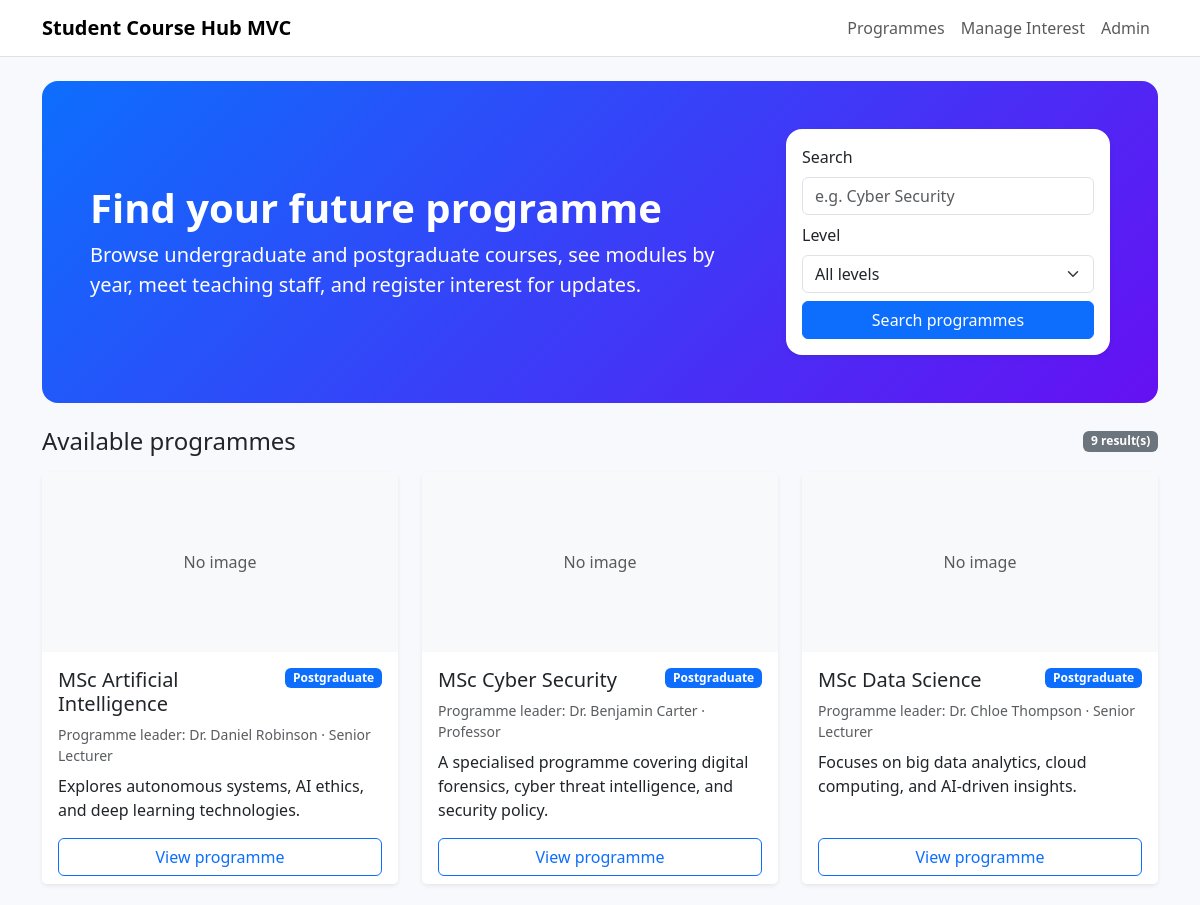
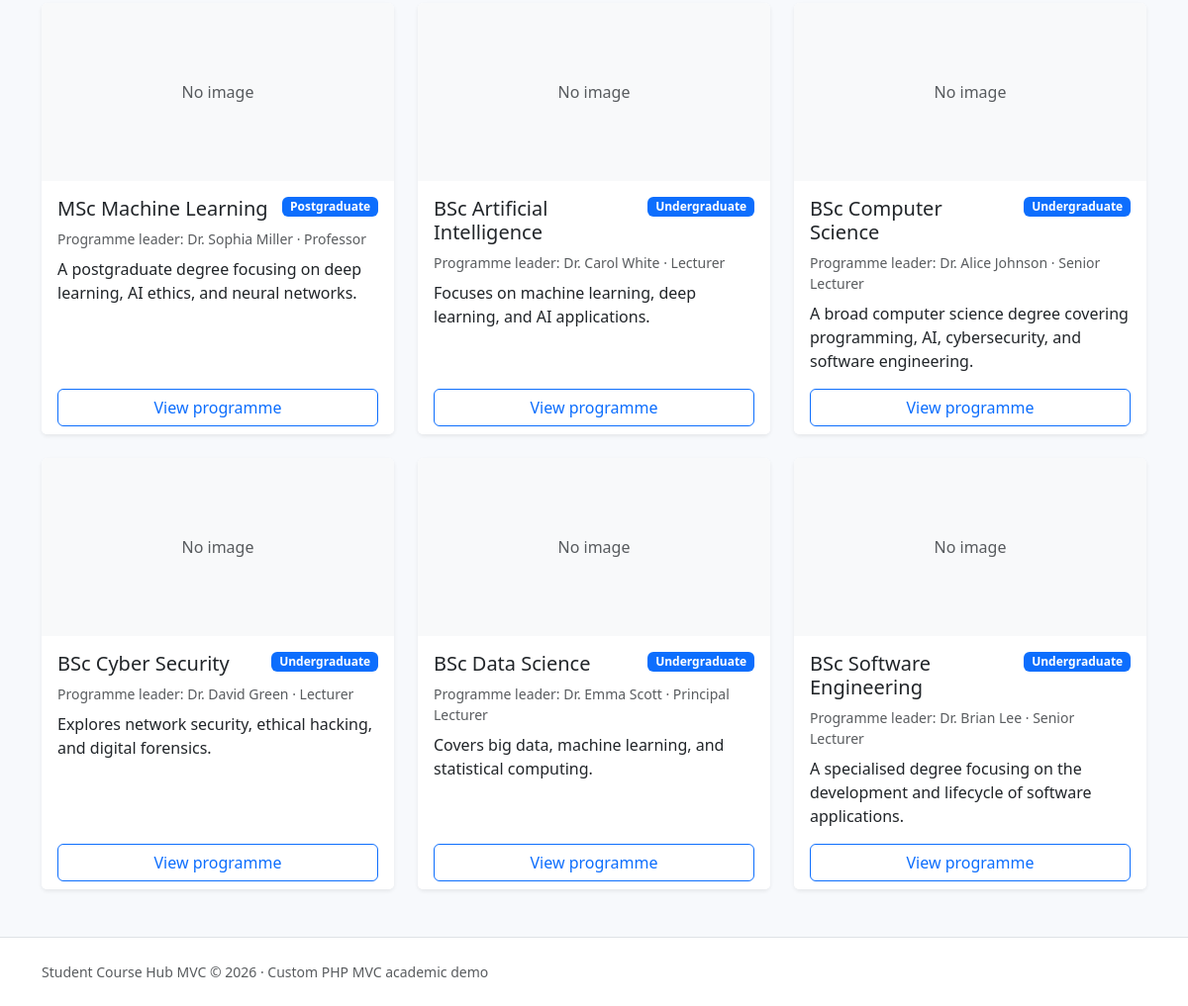
The page / on the database its author committed (2 pictures, top to bottom).
### tables this page shows
CREATE TABLE Programmes (
    ProgrammeID INT PRIMARY KEY AUTO_INCREMENT,
    ProgrammeName VARCHAR(150) NOT NULL,
    LevelID INT NOT NULL,
    ProgrammeLeaderID INT NULL,
    Description TEXT NULL,
    Image VARCHAR(255) NULL,
    ImageAlt VARCHAR(255) NULL,
    IsPublished TINYINT(1) NOT NULL DEFAULT 1,
    CreatedAt TIMESTAMP DEFAULT CURRENT_TIMESTAMP,
    UpdatedAt TIMESTAMP DEFAULT CURRENT_TIMESTAMP ON UPDATE CURRENT_TIMESTAMP,
    CONSTRAINT fk_programmes_level FOREIGN KEY (LevelID) REFERENCES Levels(LevelID)
        ON DELETE RESTRICT ON UPDATE CASCADE,
    CONSTRAINT fk_programmes_staff FOREIGN KEY (ProgrammeLeaderID) REFERENCES Staff(StaffID)
        ON DELETE SET NULL ON UPDATE CASCADE
);

CREATE TABLE Levels (
    LevelID INT PRIMARY KEY,
    LevelName VARCHAR(50) NOT NULL
);

CREATE TABLE Staff (
    StaffID INT PRIMARY KEY,
    Name VARCHAR(150) NOT NULL,
    JobTitle VARCHAR(150) NULL,
    Department VARCHAR(150) NULL,
    Bio TEXT NULL,
    Photo VARCHAR(255) NULL
);

### app/Core/Controller.php (called while the page is built, shortened)
<?php
abstract class Controller
{
    protected function render(string $view, array $data = [], string $layout = 'layouts/main'): void
    {
        extract($data, EXTR_SKIP);
        $viewFile = BASE_PATH . '/app/Views/' . $view . '.php';
        $layoutFile = BASE_PATH . '/app/Views/' . $layout . '.php';
        require $viewFile;
        $content = ob_get_clean();
        require $layoutFile;
    }
}

### app/Controllers/HomeController.php (called while the page is built, shortened)
<?php
class HomeController extends Controller
{
    public function index(): void
    {
        $search = trim($_GET['search'] ?? '');
        $level = trim($_GET['level'] ?? '');
        $programmeModel = new Programme();
        $levelModel = new Level();
        $this->render('home/index', [
            'pageTitle' => 'Explore Programmes',
            'search' => $search,
            'level' => $level,
            'programmes' => $programmeModel->searchPublished($search, $level),
            'levels' => $levelModel->all(),
        ]);
    }
}

### app/Core/Application.php (called while the page is built, shortened)
<?php
class Application
{
    public function run(): void
    {
        $router = new Router();
        $routes = require BASE_PATH . '/config/routes.php';
        foreach ($routes as [$method, $pattern, $handler]) {
            $router->add($method, $pattern, $handler);
        }
        $router->dispatch($_SERVER['REQUEST_METHOD'] ?? 'GET', $_SERVER['REQUEST_URI'] ?? '/');
    }
}

### bootstrap.php (called while the page is built, shortened)
<?php
require BASE_PATH . '/app/Core/helpers.php';
spl_autoload_register(function (string $class): void {
    $prefix = 'App\\';
    $relative = substr($class, strlen($prefix));
    $file = BASE_PATH . '/app/' . str_replace('\\', '/', $relative) . '.php';
});
$app = new App\Core\Application($config);
$app->run();

### index.php (called while the page is built, shortened)
<?php
require __DIR__ . '/bootstrap.php';

### app/Core/helpers.php (called while the page is built, shortened)
<?php
function config(?string $key = null, mixed $default = null): mixed
{
    $config = $GLOBALS['app_config'] ?? [];
    $value = $config;
    foreach (explode('.', $key) as $segment) {
        $value = $value[$segment];
    }
    return $value;
}
function e(?string $value): string
{
    return htmlspecialchars((string) $value, ENT_QUOTES, 'UTF-8');
}
function base_url(): string
{
    return config('app.base_path', '');
}
function url(string $path = ''): string
{
    $base = rtrim((string) base_url(), '/');
    $path = trim($path, '/');
    if ($path === '') {
        return $base !== '' ? $base . '/' : '/';
    }
    return ($base !== '' ? $base : '') . '/' . $path;
}
function asset(string $path): string
{
    return url($path);
}
function current_admin(): ?array
{
    return $_SESSION['admin'] ?? null;
}
function admin_logged_in(): bool
{
    return current_admin() !== null;
}

### app/Core/Database.php (called while the page is built, shortened)
<?php
class Database
{
    private static ?PDO $connection = null;
    public static function connection(): PDO
    {
        if (self::$connection === null) {
            $dsn = sprintf(
                'mysql:host=%s;dbname=%s;charset=%s',
                config('db.host'),
                config('db.name'),
                config('db.charset', 'utf8mb4')
            );
            self::$connection = new PDO($dsn, (string) config('db.user'), (string) config('db.pass'), [
                PDO::ATTR_ERRMODE => PDO::ERRMODE_EXCEPTION,
                PDO::ATTR_DEFAULT_FETCH_MODE => PDO::FETCH_ASSOC,
                PDO::ATTR_EMULATE_PREPARES => false,
            ]);
        }
        return self::$connection;
    }
}

### app/Core/Model.php (called while the page is built, shortened)
<?php
abstract class Model
{
    protected function db(): PDO
    {
        return Database::connection();
    }
}

### app/Models/Programme.php (called while the page is built, shortened)
<?php
class Programme extends Model
{
    public function searchPublished(string $search = '', string $level = ''): array
    {
        $sql = "SELECT p.ProgrammeID, p.ProgrammeName, p.Description, p.Image, p.ImageAlt, p.IsPublished,
                       l.LevelName,
                       s.Name AS ProgrammeLeaderName,
                       s.JobTitle AS ProgrammeLeaderTitle
                FROM Programmes p
                LEFT JOIN Levels l ON l.LevelID = p.LevelID
                LEFT JOIN Staff s ON s.StaffID = p.ProgrammeLeaderID
                WHERE p.IsPublished = 1";
        $params = [];
        $sql .= ' ORDER BY l.LevelName, p.ProgrammeName';
        $stmt = $this->db()->prepare($sql);
        $stmt->execute($params);
        return $stmt->fetchAll();
    }
}

### app/Views/home/index.php (the view, shortened to what this page needs)
<section class="hero p-4 p-md-5 mb-4">
    <div class="row align-items-center g-4">
        <div class="col-lg-8">
            <h1 class="display-6 fw-bold">Find your future programme</h1>
            <p class="lead mb-0">Browse undergraduate and postgraduate courses, see modules by year, meet teaching staff, and register interest for updates.</p>
        </div>
        <div class="col-lg-4">
            <div class="bg-white text-dark rounded-4 p-3 shadow-sm">
                <form method="get" action="<?= e(url()) ?>" class="row g-2" aria-label="Programme search and filter form">
                    <div class="col-12">
                        <label class="form-label" for="search">Search</label>
                        <input type="text" class="form-control" id="search" name="search" value="<?= e($search) ?>" placeholder="e.g. Cyber Security">
                    </div>
                    <div class="col-12">
                        <label class="form-label" for="level">Level</label>
                        <select class="form-select" id="level" name="level">
                            <option value="">All levels</option>
                        </select>
                    </div>
                    <div class="col-12 d-grid">
                        <button class="btn btn-primary">Search programmes</button>
                    </div>
                </form>
            </div>
        </div>
    </div>
</section>
<div class="d-flex justify-content-between align-items-center mb-3">
    <h2 class="h4 mb-0">Available programmes</h2>
    <span class="badge text-bg-secondary"><?= count($programmes) ?> result(s)</span>
</div>
<?php if (!$programmes): ?>
    <div class="alert alert-warning">No programmes matched your search.</div>
<?php else: ?>
    <div class="row g-4">
        <?php foreach ($programmes as $programme): ?>
            <div class="col-md-6 col-xl-4">
                <div class="card h-100 border-0 shadow-sm card-hover">
                    <?php if (!empty($programme['Image'])): ?>
                        <img src="<?= e($programme['Image']) ?>" class="programme-img rounded-top" alt="<?= e($programme['ImageAlt'] ?: $programme['ProgrammeName']) ?>">
                    <?php else: ?>
                        <div class="programme-img rounded-top d-flex align-items-center justify-content-center bg-light text-muted">No image</div>
                    <?php endif; ?>
                    <div class="card-body">
                        <div class="d-flex justify-content-between align-items-start gap-2 mb-2">
                            <h3 class="h5 card-title mb-0"><?= e($programme['ProgrammeName']) ?></h3>
                            <span class="badge text-bg-primary"><?= e($programme['LevelName']) ?></span>
                        </div>
                        <p class="text-muted small mb-2">
                            Programme leader: <?= e($programme['ProgrammeLeaderName']) ?>
                            <?php if (!empty($programme['ProgrammeLeaderTitle'])): ?>
                                · <?= e($programme['ProgrammeLeaderTitle']) ?>
                            <?php endif; ?>
                        </p>
                        <p class="card-text"><?= e(mb_strimwidth($programme['Description'] ?? '', 0, 150, '...')) ?></p>
                    </div>
                    <div class="card-footer bg-white border-0 pt-0">
                        <a class="btn btn-outline-primary w-100" href="<?= e(url('programme/' . (int) $programme['ProgrammeID'])) ?>">View programme</a>
                    </div>
                </div>
            </div>
        <?php endforeach; ?>
    </div>
<?php endif; ?>

### app/Core/Router.php (shortened to what this page needs)
<?php
class Router
{
    private array $routes = [];
    public function add(string $method, string $pattern, array $handler): void
    {
        $pattern = trim($pattern, '/');
        $regex = preg_replace('#\{([a-zA-Z_][a-zA-Z0-9_]*)\}#', '(?P<$1>[^/]+)', $pattern);
        $regex = '#^' . $regex . '$#';
        $this->routes[] = [
            'method' => strtoupper($method),
            'pattern' => $pattern,
            'regex' => $regex,
            'handler' => $handler,
        ];
    }
    public function dispatch(string $method, string $uri): void
    {
        foreach ($this->routes as $route) {
            [$controllerClass, $action] = $route['handler'];
            $controller = new $controllerClass();
            $params = [];
            call_user_func_array([$controller, $action], $params);
            return;
        }
    }
}

### app/Views/layouts/main.php (shortened to what this page needs)
<!doctype html>
<html lang="en">
<head>
    <link href="https://cdn.jsdelivr.net/npm/bootstrap@5.3.3/dist/css/bootstrap.min.css" rel="stylesheet">
    <link href="<?= e(asset('public/assets/css/app.css')) ?>" rel="stylesheet">
</head>
<body>
<nav class="navbar navbar-expand-lg bg-white border-bottom mb-4">
    <div class="container">
        <a class="navbar-brand fw-bold" href="<?= e(url()) ?>">Student Course Hub MVC</a>
        <div class="collapse navbar-collapse" id="siteNav">
            <ul class="navbar-nav ms-auto">
                <li class="nav-item"><a class="nav-link" href="<?= e(url()) ?>">Programmes</a></li>
                <li class="nav-item"><a class="nav-link" href="<?= e(url('interest/manage')) ?>">Manage Interest</a></li>
                <?php if (admin_logged_in()): ?>
                    <li class="nav-item"><a class="nav-link" href="<?= e(url('admin/dashboard')) ?>">Dashboard</a></li>
                    <li class="nav-item"><a class="nav-link" href="<?= e(url('admin/logout')) ?>">Log out</a></li>
                <?php else: ?>
                    <li class="nav-item"><a class="nav-link" href="<?= e(url('admin/login')) ?>">Admin</a></li>
                <?php endif; ?>
            </ul>
        </div>
    </div>
</nav>
<div class="container mb-5" id="main-content">
    <?= $content ?>
</div>
<footer class="border-top bg-white py-4">
    <div class="container text-muted small">
        Student Course Hub MVC &copy; <?= date('Y') ?> · Custom PHP MVC academic demo
    </div>
</footer>
</body>
</html>

### public/assets/css/app.css (style rules this page uses)
body { background: #f7f9fc; }
.hero { background: linear-gradient(135deg, #0d6efd, #6610f2); color: white; border-radius: 1rem; }
.programme-img, .module-img { height: 180px; object-fit: cover; width: 100%; }

### rows shown on the page
programmes: shows "No image", ProgrammeName "MSc Artificial Intelligence", LevelID.LevelName "Postgraduate", ProgrammeLeaderID.Name "Dr. Daniel Robinson", ProgrammeLeaderID.JobTitle "Senior Lecturer", Description "Explores autonomous systems, AI ethics, and deep learning technologies."
programmes: shows "No image", ProgrammeName "MSc Cyber Security", LevelID.LevelName "Postgraduate", ProgrammeLeaderID.Name "Dr. Benjamin Carter", ProgrammeLeaderID.JobTitle "Professor", Description "A specialised programme covering digital forensics, cyber threat intelligence, and security policy."
programmes: shows "No image", ProgrammeName "MSc Data Science", LevelID.LevelName "Postgraduate", ProgrammeLeaderID.Name "Dr. Chloe Thompson", ProgrammeLeaderID.JobTitle "Senior Lecturer", Description "Focuses on big data analytics, cloud computing, and AI-driven insights."
programmes: shows "No image", ProgrammeName "MSc Machine Learning", LevelID.LevelName "Postgraduate", ProgrammeLeaderID.Name "Dr. Sophia Miller", ProgrammeLeaderID.JobTitle "Professor", Description "A postgraduate degree focusing on deep learning, AI ethics, and neural networks."
programmes: shows "No image", ProgrammeName "BSc Artificial Intelligence", LevelID.LevelName "Undergraduate", ProgrammeLeaderID.Name "Dr. Carol White", ProgrammeLeaderID.JobTitle "Lecturer", Description "Focuses on machine learning, deep learning, and AI applications."
programmes: shows "No image", ProgrammeName "BSc Computer Science", LevelID.LevelName "Undergraduate", ProgrammeLeaderID.Name "Dr. Alice Johnson", ProgrammeLeaderID.JobTitle "Senior Lecturer", Description "A broad computer science degree covering programming, AI, cybersecurity, and software engineering."
programmes: shows "No image", ProgrammeName "BSc Cyber Security", LevelID.LevelName "Undergraduate", ProgrammeLeaderID.Name "Dr. David Green", ProgrammeLeaderID.JobTitle "Lecturer", Description "Explores network security, ethical hacking, and digital forensics."
programmes: shows "No image", ProgrammeName "BSc Data Science", LevelID.LevelName "Undergraduate", ProgrammeLeaderID.Name "Dr. Emma Scott", ProgrammeLeaderID.JobTitle "Principal Lecturer", Description "Covers big data, machine learning, and statistical computing."
programmes: shows "No image", ProgrammeName "BSc Software Engineering", LevelID.LevelName "Undergraduate", ProgrammeLeaderID.Name "Dr. Brian Lee", ProgrammeLeaderID.JobTitle "Senior Lecturer", Description "A specialised degree focusing on the development and lifecycle of software applications."
